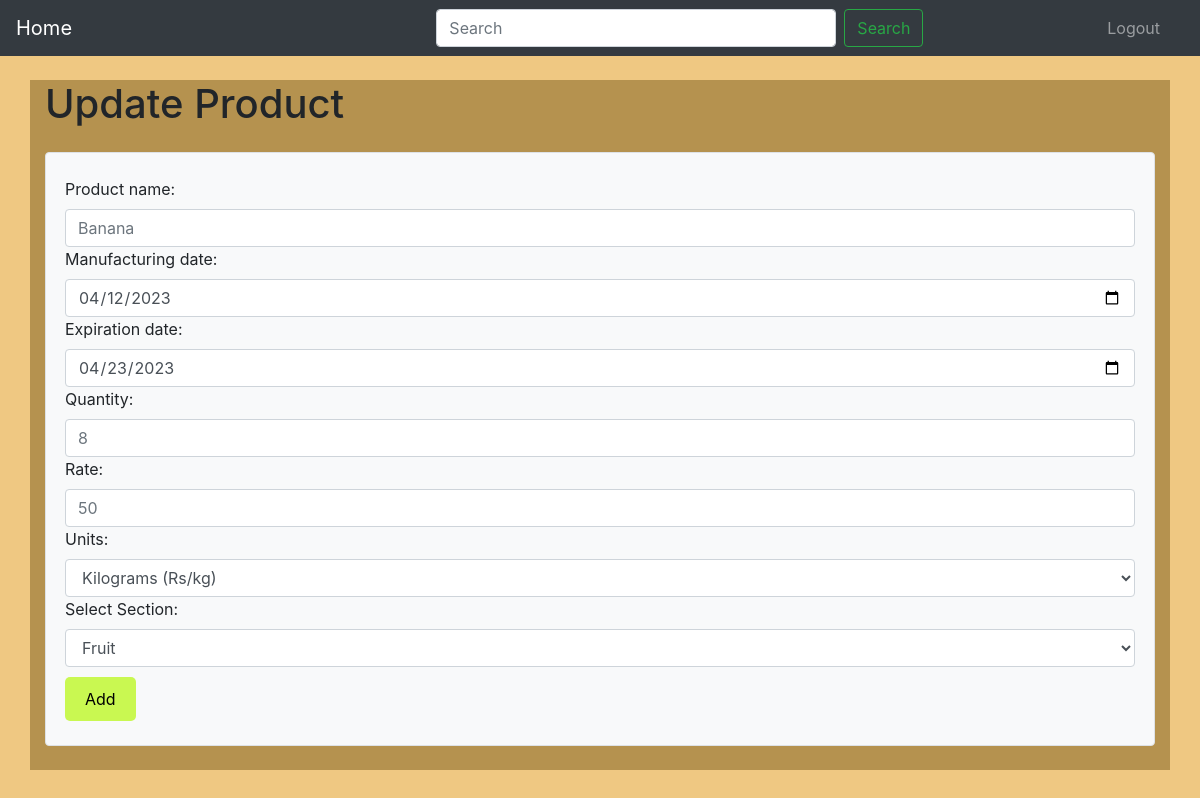
Page /update_product/1 on the committed database.
### modules_1.py (models this page shows)
class Product(db.Model):
    p_id = db.Column(db.Integer, primary_key = True)
    name = db.Column(db.String, nullable = False )
    key = db.Column(db.Integer, db.ForeignKey("section.s_id")) # section is small as thats how it is supposed to be
    md = db.Column(db.String, nullable = False ) #manufacturing date
    ed = db.Column(db.String, nullable = False ) #expiry date
    units = db.Column(db.String, nullable = False ) # units
    rate = db.Column(db.Integer, nullable = False ) # value without units
    quantity = db.Column(db.Integer, default=1)

### app.py (the view, shortened to what this page needs)
@app.route('/update_product/<int:id>' ,  methods=['GET' , 'POST'])
def update_prod(id):
    p1 = Product.query.get(id)
    section = Section.query.all()
    return render_template('update_prod.html', p1=p1, section=section)

### templates/update_prod.html (shortened to what this page needs)
{% extends "base_admin.html" %}
{% block body %}
<div class="container mt-4" style="background-color: #B5924F" >
    <h1>Update Product</h1>
    <div class="form-container">
        <form action="/update_product/{{p1.p_id}}" method="POST" class="mt-4 p-4 bg-light border rounded">
            <div class="form-row">
                <label for="p_name">Product name:</label>
                <input type="text" id="p_name" name="p_name" placeholder="{{ p1.name }}" class="form-control" required>
            </div>
            <div class="form-row">
                <label for="man_date">Manufacturing date:</label>
                <input type="date" id="man_date" name="man_date" value="{{ p1.md }}" class="form-control" >
            </div>
            <div class="form-row">
                <label for="exp_date">Expiration date:</label>
                <input type="date" id="exp_date" name="exp_date" value="{{ p1.ed }}" class="form-control" >
            </div>
            <div class="form-row">
                <label for="quantity">Quantity:</label>
                <input type="int" id="quantity" name="quantity" placeholder="{{ p1.quantity }}"  class="form-control" required>
            </div>
            <div class="form-row">
                <label for="rate">Rate:</label>
                <input type="int" id="rate" name="rate" placeholder="{{ p1.rate }}"  class="form-control" required>
            </div>
            <div class="form-row">
                <label for="units">Units:</label>
                <select name="units" id="units" value="{{ p1.units }}"  class="form-control">
                    <option value="Rs/kg">Kilograms (Rs/kg)</option>
                </select>
            </div>
            <div class="form-row">
                <label for="section">Select Section:</label>
                <select name="sname" id="section" value="{{ p1.key }}" class="form-control">
                    {% for sec in section %}
                    <option value="{{ sec.s_id }} "> {{ sec.name }}</option>
                    {% endfor %}
                </select>
            </div>
            <div class="form-row">
                <input type="submit" value="Add" class="btn1">
            </div>
        </form>
    </div>
    <br>
</div>
<br>
{% endblock %}

### templates/base_admin.html (style rules this page uses)
.btn1 { background-color: #c9f851; color: black; border: none; margin-top: 10px; padding: 10px 20px; border-radius: 5px; cursor: pointer; }
body { background-color: #EFC882; }

### rows in the picture
Product: p_name "Banana", man_date "04/12/2023", exp_date "04/23/2023", quantity "8", rate "50", units "Kilograms (Rs/kg)"

### other values in the picture
form field sname "Fruit"
